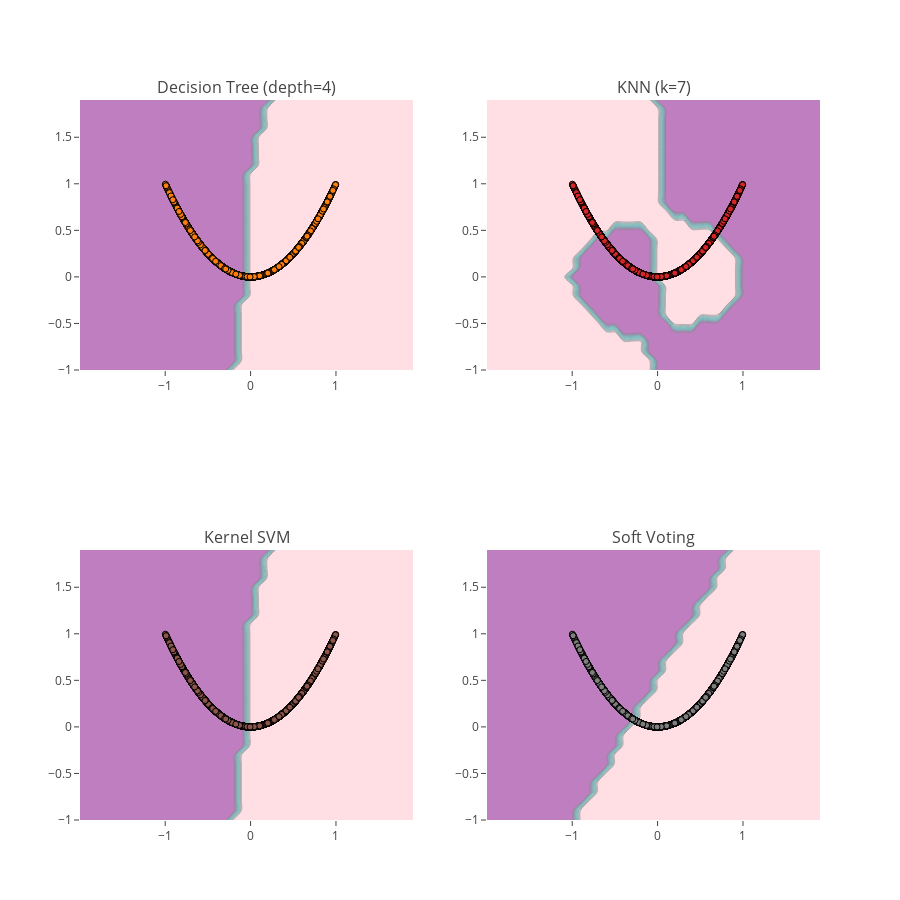

Here is the notebook cell this chart was saved with:
### Code cell
import plotly.offline as py
import plotly.figure_factory as ff
import plotly.graph_objs as go

from plotly import tools
from itertools import product
py.init_notebook_mode(connected=True)

titles =  ('Decision Tree (depth=4)', 'KNN (k=7)',
           'Kernel SVM', 'Soft Voting')

fig = tools.make_subplots(rows=2, cols=2,
                          print_grid=False,
                          subplot_titles=titles
                         )

x_min, x_max = X[:, 0].min() - 1, X[:, 0].max() + 1
y_min, y_max = X[:, 1].min() - 1, X[:, 1].max() + 1
xx, yy = np.meshgrid(np.arange(x_min, x_max, 0.1),
                     np.arange(y_min, y_max, 0.1))
y_ = np.arange(y_min, y_max, 0.1)
for idx, clf in zip(product([0, 1], [0, 1]),
                    [clf1, clf2, clf3, eclf]):
    Z = clf.predict(np.c_[xx.ravel(), yy.ravel()])
    Z = Z.reshape(xx.shape)

    trace1 = go.Contour(x=xx[0], y=y_, 
                        z=Z,
                        colorscale=[[0, 'purple'],
                                    [0.5, 'cyan'],
                                    [1, 'pink']
                                   ],
                        opacity=0.5,
                        showscale=False
                        )
    trace2 = go.Scatter(x=X[:, 0], y=X[:, 1], 
                        showlegend=False,
                        mode='markers',
                        marker=dict(color=y,
                                    line=dict(color='black', width=1)
                                    )
                       )
    
    fig.append_trace(trace1, idx[0]+1, idx[1]+1)
    fig.append_trace(trace2, idx[0]+1, idx[1]+1)
    
fig['layout'].update(height=900, hovermode='closest')

for i in map(str, range(1,5)):
    x = 'xaxis' + i
    y = 'yaxis' + i
    fig['layout'][x].update(showgrid=False, zeroline=False)
    fig['layout'][y].update(showgrid=False, zeroline=False)
py.iplot(fig)

### Figure 1 — Plotly figure (JSON) as saved in the notebook; plotly's stock layout.template omitted (floating-point values rounded to 4 significant figures; data arrays with more than 128 entries replaced by an {"elided": "..."} marker saying what was removed)
{"data": [{"colorscale": [[0, "purple"], [0.5, "cyan"], [1, "pink"]], "opacity": 0.5, "showscale": false, "type": "contour", "x": [-1.998, -1.898, -1.798, -1.698, -1.598, -1.498, -1.398, -1.298, -1.198, -1.098, -0.9979, -0.8979, -0.7979, -0.6979, -0.5979, -0.4979, -0.3979, -0.2979, -0.1979, -0.09794, 0.002064, 0.1021, 0.2021, 0.3021, 0.4021, 0.5021, 0.6021, 0.7021, 0.8021, 0.9021, 1.002, 1.102, 1.202, 1.302, 1.402, 1.502, 1.602, 1.702, 1.802, 1.902], "xaxis": "x1", "y": [-1, -0.9, -0.8, -0.7, -0.6, -0.5, -0.4, -0.3, -0.2, -0.1, -2.22e-16, 0.1, 0.2, 0.3, 0.4, 0.5, 0.6, 0.7, 0.8, 0.9, 1.0, 1.1, 1.2, 1.3, 1.4, 1.5, 1.6, 1.7, 1.8, 1.9], "yaxis": "y1", "z": {"elided": "30x40 int values"}}, {"marker": {"color": "yaxis4", "line": {"color": "black", "width": 1}}, "mode": "markers", "showlegend": false, "type": "scatter", "x": {"elided": "6000 float values"}, "xaxis": "x1", "y": {"elided": "6000 float values"}, "yaxis": "y1"}, {"colorscale": [[0, "purple"], [0.5, "cyan"], [1, "pink"]], "opacity": 0.5, "showscale": false, "type": "contour", "x": [-1.998, -1.898, -1.798, -1.698, -1.598, -1.498, -1.398, -1.298, -1.198, -1.098, -0.9979, -0.8979, -0.7979, -0.6979, -0.5979, -0.4979, -0.3979, -0.2979, -0.1979, -0.09794, 0.002064, 0.1021, 0.2021, 0.3021, 0.4021, 0.5021, 0.6021, 0.7021, 0.8021, 0.9021, 1.002, 1.102, 1.202, 1.302, 1.402, 1.502, 1.602, 1.702, 1.802, 1.902], "xaxis": "x2", "y": [-1, -0.9, -0.8, -0.7, -0.6, -0.5, -0.4, -0.3, -0.2, -0.1, -2.22e-16, 0.1, 0.2, 0.3, 0.4, 0.5, 0.6, 0.7, 0.8, 0.9, 1.0, 1.1, 1.2, 1.3, 1.4, 1.5, 1.6, 1.7, 1.8, 1.9], "yaxis": "y2", "z": {"elided": "30x40 int values"}}, {"marker": {"color": "yaxis4", "line": {"color": "black", "width": 1}}, "mode": "markers", "showlegend": false, "type": "scatter", "x": {"elided": "6000 float values"}, "xaxis": "x2", "y": {"elided": "6000 float values"}, "yaxis": "y2"}, {"colorscale": [[0, "purple"], [0.5, "cyan"], [1, "pink"]], "opacity": 0.5, "showscale": false, "type": "contour", "x": [-1.998, -1.898, -1.798, -1.698, -1.598, -1.498, -1.398, -1.298, -1.198, -1.098, -0.9979, -0.8979, -0.7979, -0.6979, -0.5979, -0.4979, -0.3979, -0.2979, -0.1979, -0.09794, 0.002064, 0.1021, 0.2021, 0.3021, 0.4021, 0.5021, 0.6021, 0.7021, 0.8021, 0.9021, 1.002, 1.102, 1.202, 1.302, 1.402, 1.502, 1.602, 1.702, 1.802, 1.902], "xaxis": "x3", "y": [-1, -0.9, -0.8, -0.7, -0.6, -0.5, -0.4, -0.3, -0.2, -0.1, -2.22e-16, 0.1, 0.2, 0.3, 0.4, 0.5, 0.6, 0.7, 0.8, 0.9, 1.0, 1.1, 1.2, 1.3, 1.4, 1.5, 1.6, 1.7, 1.8, 1.9], "yaxis": "y3", "z": {"elided": "30x40 int values"}}, {"marker": {"color": "yaxis4", "line": {"color": "black", "width": 1}}, "mode": "markers", "showlegend": false, "type": "scatter", "x": {"elided": "6000 float values"}, "xaxis": "x3", "y": {"elided": "6000 float values"}, "yaxis": "y3"}, {"colorscale": [[0, "purple"], [0.5, "cyan"], [1, "pink"]], "opacity": 0.5, "showscale": false, "type": "contour", "x": [-1.998, -1.898, -1.798, -1.698, -1.598, -1.498, -1.398, -1.298, -1.198, -1.098, -0.9979, -0.8979, -0.7979, -0.6979, -0.5979, -0.4979, -0.3979, -0.2979, -0.1979, -0.09794, 0.002064, 0.1021, 0.2021, 0.3021, 0.4021, 0.5021, 0.6021, 0.7021, 0.8021, 0.9021, 1.002, 1.102, 1.202, 1.302, 1.402, 1.502, 1.602, 1.702, 1.802, 1.902], "xaxis": "x4", "y": [-1, -0.9, -0.8, -0.7, -0.6, -0.5, -0.4, -0.3, -0.2, -0.1, -2.22e-16, 0.1, 0.2, 0.3, 0.4, 0.5, 0.6, 0.7, 0.8, 0.9, 1.0, 1.1, 1.2, 1.3, 1.4, 1.5, 1.6, 1.7, 1.8, 1.9], "yaxis": "y4", "z": {"elided": "30x40 int values"}}, {"marker": {"color": "yaxis4", "line": {"color": "black", "width": 1}}, "mode": "markers", "showlegend": false, "type": "scatter", "x": {"elided": "6000 float values"}, "xaxis": "x4", "y": {"elided": "6000 float values"}, "yaxis": "y4"}], "layout": {"annotations": [{"font": {"size": 16}, "showarrow": false, "text": "Decision Tree (depth=4)", "x": 0.225, "xanchor": "center", "xref": "paper", "y": 1, "yanchor": "bottom", "yref": "paper"}, {"font": {"size": 16}, "showarrow": false, "text": "KNN (k=7)", "x": 0.775, "xanchor": "center", "xref": "paper", "y": 1, "yanchor": "bottom", "yref": "paper"}, {"font": {"size": 16}, "showarrow": false, "text": "Kernel SVM", "x": 0.225, "xanchor": "center", "xref": "paper", "y": 0.375, "yanchor": "bottom", "yref": "paper"}, {"font": {"size": 16}, "showarrow": false, "text": "Soft Voting", "x": 0.775, "xanchor": "center", "xref": "paper", "y": 0.375, "yanchor": "bottom", "yref": "paper"}], "height": 900, "hovermode": "closest", "xaxis1": {"anchor": "y1", "domain": [0, 0.45], "showgrid": false, "zeroline": false}, "xaxis2": {"anchor": "y2", "domain": [0.55, 1], "showgrid": false, "zeroline": false}, "xaxis3": {"anchor": "y3", "domain": [0, 0.45], "showgrid": false, "zeroline": false}, "xaxis4": {"anchor": "y4", "domain": [0.55, 1], "showgrid": false, "zeroline": false}, "yaxis1": {"anchor": "x1", "domain": [0.625, 1], "showgrid": false, "zeroline": false}, "yaxis2": {"anchor": "x2", "domain": [0.625, 1], "showgrid": false, "zeroline": false}, "yaxis3": {"anchor": "x3", "domain": [0, 0.375], "showgrid": false, "zeroline": false}, "yaxis4": {"anchor": "x4", "domain": [0, 0.375], "showgrid": false, "zeroline": false}}}
